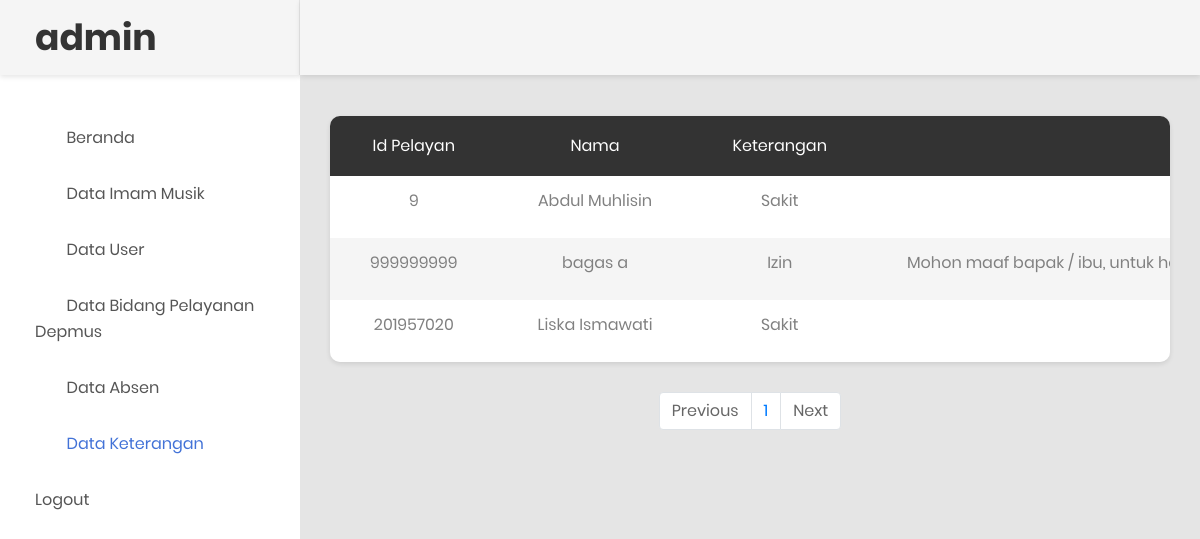
Page /data_keterangan.php (signed in) on the committed database.
### tables this page shows
CREATE TABLE `tb_keterangan` (
  `id` int(11) NOT NULL,
  `id_karyawan` varchar(11) NOT NULL,
  `nama` varchar(255) NOT NULL,
  `keterangan` varchar(255) NOT NULL,
  `alasan` text NOT NULL,
  `waktu` varchar(255) NOT NULL,
  `bukti` varchar(50) NOT NULL
);

### paging_ket.php (the view, shortened to what this page needs)
<head>
</head>
<?php
include 'koneksi.php';
$batas = 5;
$halaman = isset($_GET['halaman']) ? (int)$_GET['halaman'] : 1;
$halaman_awal = ($halaman>1) ? ($halaman * $batas) - $batas : 0;
$data_karyawan = mysqli_query($koneksi, "SELECT * FROM tb_keterangan LIMIT $halaman_awal, $batas");
while ($row=mysqli_fetch_array($data_karyawan)) {
 ?>
  <tr>
                                                <td><?php echo $row['id_karyawan']; ?></td>
                                                <td><?php echo $row['nama']; ?></td>
                                                <td><?php echo $row['keterangan']; ?></td>
                                                <td><?php echo $row['alasan']; ?></td>
                                            </tr>
                                        <?php } ?>

### rows in the picture
tb_keterangan: id_karyawan "9", nama "Abdul Muhlisin", keterangan "Sakit"
tb_keterangan: id_karyawan "999999999", nama "bagas a", keterangan "Izin", alasan "Mohon maaf bapak / ibu, untuk…"
tb_keterangan: id_karyawan "201957020", nama "Liska Ismawati", keterangan "Sakit"
